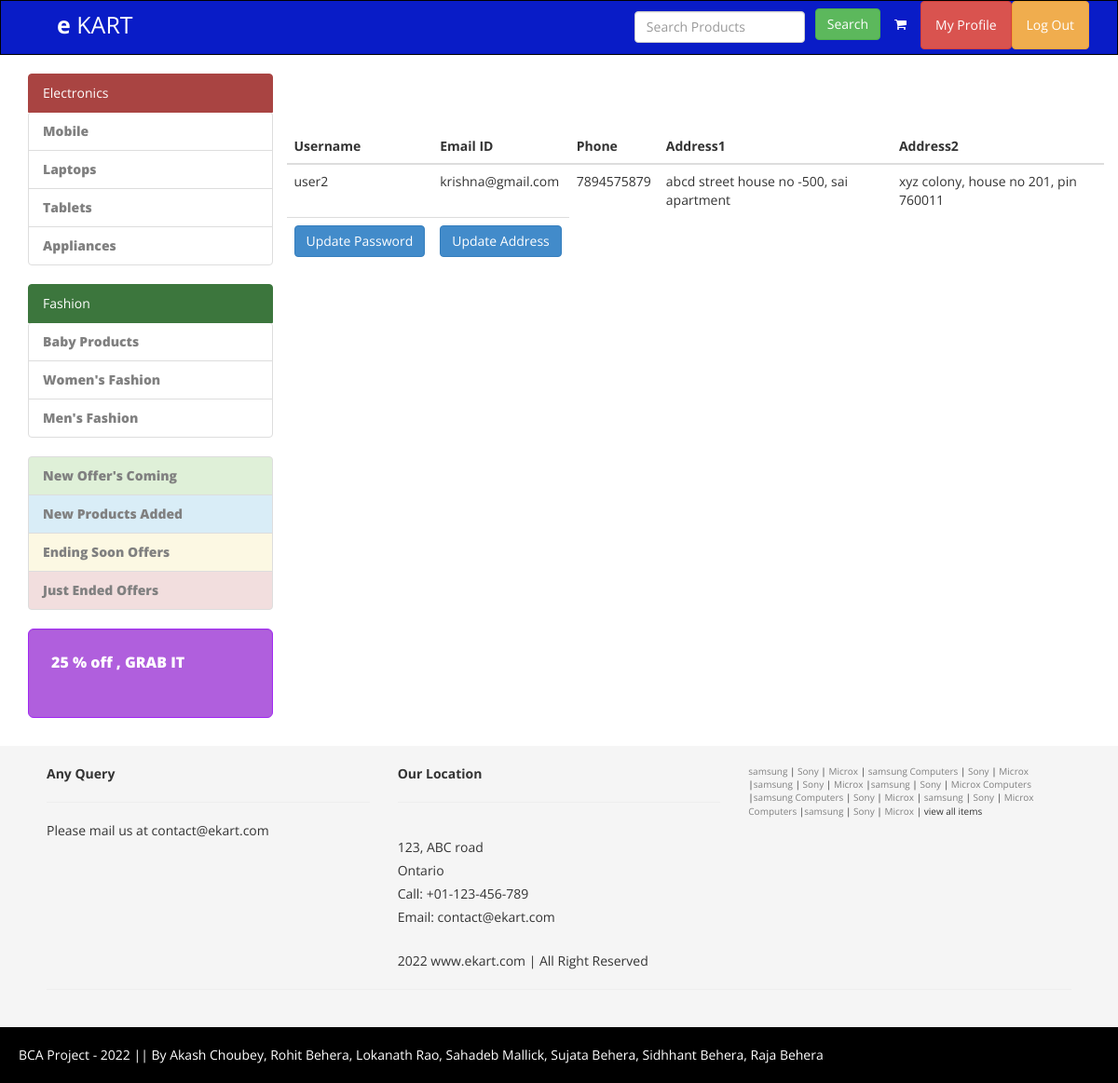
/myaccountuser.php (signed in), run on the app's committed database.
### tables this page shows
CREATE TABLE `users` (
  `uid` int(11) NOT NULL,
  `username` varchar(50) NOT NULL,
  `password` varchar(50) NOT NULL,
  `email` varchar(100) NOT NULL,
  `phone` varchar(20) NOT NULL,
  `address1` text NOT NULL,
  `address2` text NOT NULL
);

### myaccountuser.php (the view, shortened to what this page needs)
<?php
include "connectdb.php";
if(!isset($_SESSION['username']))
{
    header('Location: login.php');
}
else {
    $uname=$_SESSION['username'];
}
?>
<!DOCTYPE html>
<html lang="en">
<head>
    <link href="assets/css/bootstrap.css" rel="stylesheet">
    <link href="assets/css/font-awesome.min.css" rel="stylesheet" />
    <link href="assets/css/style.css" rel="stylesheet" />
</head>
<body>
<?php include "header.php"; ?>
    <div class="container">
        <div class="row">
            <div class="col-md-9">
                <br/><br/><br/>
                <div class="row">
                   <table class="table">
                        <thead>
                            <th>Username</th>
                            <th>Email ID</th>
                            <th>Phone</th>
                            <th>Address1</th>
                            <th>Address2</th>
                        </thead>
                        <tbody>
                            <?php
                                $sql="select * from users where username='$uname'";
                                $result = mysqli_query($con, $sql);
                                if (mysqli_num_rows($result) > 0) {
                                while ($row= mysqli_fetch_assoc($result)){
                             ?>
                                <tr>
                                    <td><?php echo $row["username"]; ?></td>
                                    <td><?php echo $row["email"]; ?></td>
                                    <td><?php echo $row["phone"]; ?></td>
                                    <td><?php echo $row["address1"]; ?></td>
                                    <td><?php echo $row["address2"]; ?></td>
                                </tr>
                            <?php
                                }
                                }
                            ?>
                        </tbody>
                                <tfoot>
                                    <tr>
                                    <td><a href ="updatepass.php" class="btn btn-primary" > Update Password</a></td>
                                        <td><a href ="updateaddress.php" class="btn btn-primary" > Update Address</a> </td>
                                        </tr>
                                </tfoot>
                    </table>
                </div>
            </div>
        </div>
    </div>
</body>
</html>

### assets/css/style.css (style rules this page uses)
.row { margin-bottom:10px; }
.btn { margin-bottom:5px; }
.offer-box { background-color: #6A75F0; border: 1px solid #096FC0; color: #fff; font-weight: 900; font-size:16px; }
.list-group a { font-size:14px; font-weight:900; color:#808080; }
.offer-colors { background-color: #B05FDD; border: 1px solid #A228F3; }
.footer-box { background-color:#F5F5F5; padding:20px 50px 20px 50px; }
.small-box { font-size:10px; }
.footer-box a { color:#808080; text-decoration:none; }
.pad-botom { padding-bottom:30px; }
.footer-box p { padding-top:15px; padding-bottom:15px; line-height:25px; }
.end-box { padding:20px; color:#fff; background-color:#000; font-size:14px; }

### data on the page
users: username "user2", email "krishna@gmail.com", phone "7894575879", address1 "abcd street house no -500, sai apartment", address2 "xyz colony, house no 201, pin 760011"
